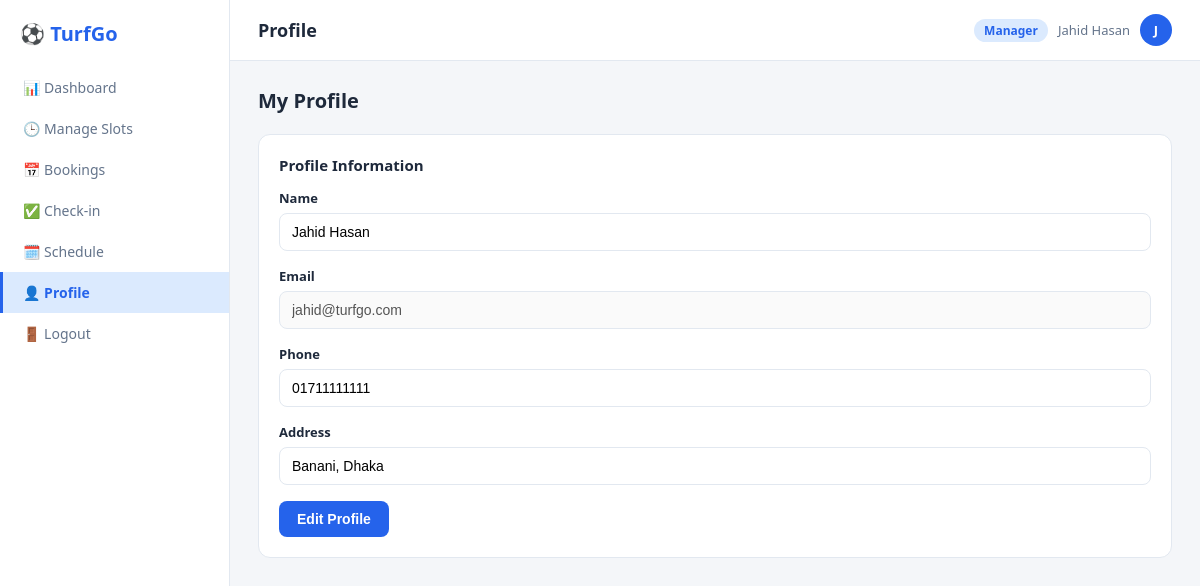
The app's page /manager/profile.php (signed in) with its own data.
### tables this page shows
CREATE TABLE users (
    id INT AUTO_INCREMENT PRIMARY KEY,
    name VARCHAR(100) NOT NULL,
    email VARCHAR(100) NOT NULL UNIQUE,
    password VARCHAR(255) NOT NULL,
    phone VARCHAR(20),
    address VARCHAR(150),
    role ENUM('admin', 'manager', 'player') NOT NULL DEFAULT 'player',
    status ENUM('active', 'inactive') NOT NULL DEFAULT 'active',
    created_at TIMESTAMP DEFAULT CURRENT_TIMESTAMP
);

### includes/auth.php (called while the page is built, shortened)
<?php
function h($value) {
    return htmlspecialchars($value ?? "", ENT_QUOTES, "UTF-8");
}
?>

### manager/profile.php (the view, shortened to what this page needs)
<?php
require_once "../includes/auth.php";
$user_id = $_SESSION["user_id"];
$stmt = $conn->prepare("SELECT name, email, phone, address FROM users WHERE id = ?");
$stmt->bind_param("i", $user_id);
$stmt->execute();
$user = $stmt->get_result()->fetch_assoc();
include "../includes/head.php";
?>
<div class="page-header">
    <h1>My Profile</h1>
</div>
<div class="card">
    <div class="card-title">Profile Information</div>
    <form method="POST" action="profile.php">
        <div class="form-group">
            <label>Name</label>
            <input type="text" name="name" value="<?php echo h($user['name']); ?>" required>
        </div>
        <div class="form-group">
            <label>Email</label>
            <input type="email" value="<?php echo h($user['email']); ?>" disabled>
        </div>
        <div class="form-group">
            <label>Phone</label>
            <input type="text" name="phone" value="<?php echo h($user['phone']); ?>">
        </div>
        <div class="form-group">
            <label>Address</label>
            <input type="text" name="address" value="<?php echo h($user['address']); ?>">
        </div>
        <button type="submit" name="update_profile" class="btn">Edit Profile</button>
    </form>
</div>
<?php include "../includes/foot.php"; ?>

### css/style.css (style rules this page uses)
* { margin: 0; padding: 0; box-sizing: border-box; }
:root { --primary: #16a34a; --primary-light: #dcfce7; --text-dark: #1e293b; --text-muted: #64748b; --border: #e2e8f0; --bg: #f4f6f9; --white: #ffffff; --danger: #dc2626; --warning: #d97706; --success: #16a34a; }
body.theme-manager { --primary: #2563eb; --primary-light: #dbeafe; }
body { font-family: "Segoe UI", Arial, sans-serif; background: var(--bg); color: var(--text-dark); }
.form-group { margin-bottom: 16px; }
.form-group label { display: block; font-size: 13px; font-weight: 600; margin-bottom: 6px; color: var(--text-dark); }
.form-group input, .form-group select { width: 100%; padding: 10px 12px; border: 1px solid var(--border); border-radius: 8px; font-size: 14px; }
.btn { display: inline-block; border: none; cursor: pointer; border-radius: 8px; padding: 10px 18px; font-size: 14px; font-weight: 600; background: var(--primary); color: var(--white); }
.page-header { display: flex; align-items: center; justify-content: space-between; margin-bottom: 20px; }
.page-header h1 { font-size: 20px; }
.card { background: var(--white); border: 1px solid var(--border); border-radius: 12px; padding: 20px; margin-bottom: 20px; }
.card-title { font-size: 15px; font-weight: 700; margin-bottom: 14px; }

### records on screen
users: name "Jahid Hasan", email "jahid@turfgo.com", phone "01711111111", address "Banani, Dhaka"

### other values on screen
$item['icon'] "📊"
$item['label'] "Dashboard"
$item['icon'] "🕒"
$item['label'] "Manage Slots"
$item['icon'] "📅"
$item['label'] "Bookings"
$item['icon'] "✅"
$item['label'] "Check-in"
$item['icon'] "🗓️"
$item['label'] "Schedule"
$item['icon'] "👤"
$item['label'] "Profile"
$page_title "Profile"
$_SESSION['role'] "Manager"
$_SESSION['name'] "Jahid Hasan"
